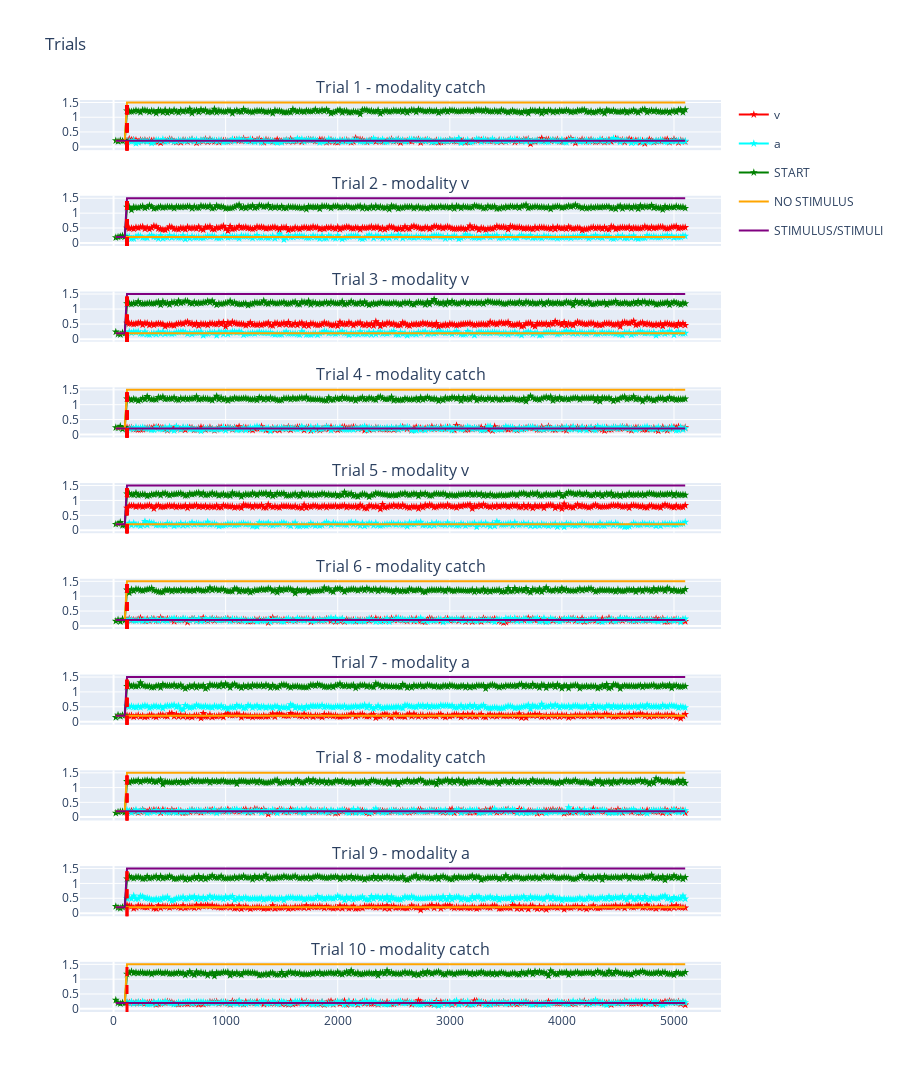

Source (notebook cell):
### Code cell
fig = hab_task.plot_trials(10)
fig.show()

### Figure 1 — Plotly figure (JSON) as saved in the notebook; plotly's stock layout.template omitted (floating-point values rounded to 4 significant figures; data arrays with more than 128 entries replaced by an {"elided": "..."} marker saying what was removed)
{"data": [{"legendgroup": "v", "line": {"color": "#ff0000"}, "marker": {"symbol": "star"}, "mode": "markers+lines", "name": "v", "showlegend": true, "type": "scatter", "x": {"elided": "255 int values"}, "xaxis": "x", "y": {"elided": "255 float values"}, "yaxis": "y"}, {"legendgroup": "a", "line": {"color": "#00ffff"}, "marker": {"symbol": "star"}, "mode": "markers+lines", "name": "a", "showlegend": true, "type": "scatter", "x": {"elided": "255 int values"}, "xaxis": "x", "y": {"elided": "255 float values"}, "yaxis": "y"}, {"legendgroup": "START", "line": {"color": "green"}, "marker": {"symbol": "star"}, "mode": "markers+lines", "name": "START", "showlegend": true, "type": "scatter", "x": {"elided": "255 int values"}, "xaxis": "x", "y": {"elided": "255 float values"}, "yaxis": "y"}, {"legendgroup": "OUTPUT 1", "line": {"color": "orange"}, "mode": "lines", "name": "NO STIMULUS", "showlegend": true, "type": "scatter", "x": {"elided": "255 int values"}, "xaxis": "x", "y": {"elided": "255 float values"}, "yaxis": "y"}, {"legendgroup": "OUTPUT 2", "line": {"color": "purple"}, "mode": "lines", "name": "STIMULUS/STIMULI", "showlegend": true, "type": "scatter", "x": {"elided": "255 int values"}, "xaxis": "x", "y": {"elided": "255 float values"}, "yaxis": "y"}, {"legendgroup": "v", "line": {"color": "#ff0000"}, "marker": {"symbol": "star"}, "mode": "markers+lines", "name": "v", "showlegend": false, "type": "scatter", "x": {"elided": "255 int values"}, "xaxis": "x2", "y": {"elided": "255 float values"}, "yaxis": "y2"}, {"legendgroup": "a", "line": {"color": "#00ffff"}, "marker": {"symbol": "star"}, "mode": "markers+lines", "name": "a", "showlegend": false, "type": "scatter", "x": {"elided": "255 int values"}, "xaxis": "x2", "y": {"elided": "255 float values"}, "yaxis": "y2"}, {"legendgroup": "START", "line": {"color": "green"}, "marker": {"symbol": "star"}, "mode": "markers+lines", "name": "START", "showlegend": false, "type": "scatter", "x": {"elided": "255 int values"}, "xaxis": "x2", "y": {"elided": "255 float values"}, "yaxis": "y2"}, {"legendgroup": "OUTPUT 1", "line": {"color": "orange"}, "mode": "lines", "name": "NO STIMULUS", "showlegend": false, "type": "scatter", "x": {"elided": "255 int values"}, "xaxis": "x2", "y": {"elided": "255 float values"}, "yaxis": "y2"}, {"legendgroup": "OUTPUT 2", "line": {"color": "purple"}, "mode": "lines", "name": "STIMULUS/STIMULI", "showlegend": false, "type": "scatter", "x": {"elided": "255 int values"}, "xaxis": "x2", "y": {"elided": "255 float values"}, "yaxis": "y2"}, {"legendgroup": "v", "line": {"color": "#ff0000"}, "marker": {"symbol": "star"}, "mode": "markers+lines", "name": "v", "showlegend": false, "type": "scatter", "x": {"elided": "255 int values"}, "xaxis": "x3", "y": {"elided": "255 float values"}, "yaxis": "y3"}, {"legendgroup": "a", "line": {"color": "#00ffff"}, "marker": {"symbol": "star"}, "mode": "markers+lines", "name": "a", "showlegend": false, "type": "scatter", "x": {"elided": "255 int values"}, "xaxis": "x3", "y": {"elided": "255 float values"}, "yaxis": "y3"}, {"legendgroup": "START", "line": {"color": "green"}, "marker": {"symbol": "star"}, "mode": "markers+lines", "name": "START", "showlegend": false, "type": "scatter", "x": {"elided": "255 int values"}, "xaxis": "x3", "y": {"elided": "255 float values"}, "yaxis": "y3"}, {"legendgroup": "OUTPUT 1", "line": {"color": "orange"}, "mode": "lines", "name": "NO STIMULUS", "showlegend": false, "type": "scatter", "x": {"elided": "255 int values"}, "xaxis": "x3", "y": {"elided": "255 float values"}, "yaxis": "y3"}, {"legendgroup": "OUTPUT 2", "line": {"color": "purple"}, "mode": "lines", "name": "STIMULUS/STIMULI", "showlegend": false, "type": "scatter", "x": {"elided": "255 int values"}, "xaxis": "x3", "y": {"elided": "255 float values"}, "yaxis": "y3"}, {"legendgroup": "v", "line": {"color": "#ff0000"}, "marker": {"symbol": "star"}, "mode": "markers+lines", "name": "v", "showlegend": false, "type": "scatter", "x": {"elided": "255 int values"}, "xaxis": "x4", "y": {"elided": "255 float values"}, "yaxis": "y4"}, {"legendgroup": "a", "line": {"color": "#00ffff"}, "marker": {"symbol": "star"}, "mode": "markers+lines", "name": "a", "showlegend": false, "type": "scatter", "x": {"elided": "255 int values"}, "xaxis": "x4", "y": {"elided": "255 float values"}, "yaxis": "y4"}, {"legendgroup": "START", "line": {"color": "green"}, "marker": {"symbol": "star"}, "mode": "markers+lines", "name": "START", "showlegend": false, "type": "scatter", "x": {"elided": "255 int values"}, "xaxis": "x4", "y": {"elided": "255 float values"}, "yaxis": "y4"}, {"legendgroup": "OUTPUT 1", "line": {"color": "orange"}, "mode": "lines", "name": "NO STIMULUS", "showlegend": false, "type": "scatter", "x": {"elided": "255 int values"}, "xaxis": "x4", "y": {"elided": "255 float values"}, "yaxis": "y4"}, {"legendgroup": "OUTPUT 2", "line": {"color": "purple"}, "mode": "lines", "name": "STIMULUS/STIMULI", "showlegend": false, "type": "scatter", "x": {"elided": "255 int values"}, "xaxis": "x4", "y": {"elided": "255 float values"}, "yaxis": "y4"}, {"legendgroup": "v", "line": {"color": "#ff0000"}, "marker": {"symbol": "star"}, "mode": "markers+lines", "name": "v", "showlegend": false, "type": "scatter", "x": {"elided": "255 int values"}, "xaxis": "x5", "y": {"elided": "255 float values"}, "yaxis": "y5"}, {"legendgroup": "a", "line": {"color": "#00ffff"}, "marker": {"symbol": "star"}, "mode": "markers+lines", "name": "a", "showlegend": false, "type": "scatter", "x": {"elided": "255 int values"}, "xaxis": "x5", "y": {"elided": "255 float values"}, "yaxis": "y5"}, {"legendgroup": "START", "line": {"color": "green"}, "marker": {"symbol": "star"}, "mode": "markers+lines", "name": "START", "showlegend": false, "type": "scatter", "x": {"elided": "255 int values"}, "xaxis": "x5", "y": {"elided": "255 float values"}, "yaxis": "y5"}, {"legendgroup": "OUTPUT 1", "line": {"color": "orange"}, "mode": "lines", "name": "NO STIMULUS", "showlegend": false, "type": "scatter", "x": {"elided": "255 int values"}, "xaxis": "x5", "y": {"elided": "255 float values"}, "yaxis": "y5"}, {"legendgroup": "OUTPUT 2", "line": {"color": "purple"}, "mode": "lines", "name": "STIMULUS/STIMULI", "showlegend": false, "type": "scatter", "x": {"elided": "255 int values"}, "xaxis": "x5", "y": {"elided": "255 float values"}, "yaxis": "y5"}, {"legendgroup": "v", "line": {"color": "#ff0000"}, "marker": {"symbol": "star"}, "mode": "markers+lines", "name": "v", "showlegend": false, "type": "scatter", "x": {"elided": "255 int values"}, "xaxis": "x6", "y": {"elided": "255 float values"}, "yaxis": "y6"}, {"legendgroup": "a", "line": {"color": "#00ffff"}, "marker": {"symbol": "star"}, "mode": "markers+lines", "name": "a", "showlegend": false, "type": "scatter", "x": {"elided": "255 int values"}, "xaxis": "x6", "y": {"elided": "255 float values"}, "yaxis": "y6"}, {"legendgroup": "START", "line": {"color": "green"}, "marker": {"symbol": "star"}, "mode": "markers+lines", "name": "START", "showlegend": false, "type": "scatter", "x": {"elided": "255 int values"}, "xaxis": "x6", "y": {"elided": "255 float values"}, "yaxis": "y6"}, {"legendgroup": "OUTPUT 1", "line": {"color": "orange"}, "mode": "lines", "name": "NO STIMULUS", "showlegend": false, "type": "scatter", "x": {"elided": "255 int values"}, "xaxis": "x6", "y": {"elided": "255 float values"}, "yaxis": "y6"}, {"legendgroup": "OUTPUT 2", "line": {"color": "purple"}, "mode": "lines", "name": "STIMULUS/STIMULI", "showlegend": false, "type": "scatter", "x": {"elided": "255 int values"}, "xaxis": "x6", "y": {"elided": "255 float values"}, "yaxis": "y6"}, {"legendgroup": "v", "line": {"color": "#ff0000"}, "marker": {"symbol": "star"}, "mode": "markers+lines", "name": "v", "showlegend": false, "type": "scatter", "x": {"elided": "255 int values"}, "xaxis": "x7", "y": {"elided": "255 float values"}, "yaxis": "y7"}, {"legendgroup": "a", "line": {"color": "#00ffff"}, "marker": {"symbol": "star"}, "mode": "markers+lines", "name": "a", "showlegend": false, "type": "scatter", "x": {"elided": "255 int values"}, "xaxis": "x7", "y": {"elided": "255 float values"}, "yaxis": "y7"}, {"legendgroup": "START", "line": {"color": "green"}, "marker": {"symbol": "star"}, "mode": "markers+lines", "name": "START", "showlegend": false, "type": "scatter", "x": {"elided": "255 int values"}, "xaxis": "x7", "y": {"elided": "255 float values"}, "yaxis": "y7"}, {"legendgroup": "OUTPUT 1", "line": {"color": "orange"}, "mode": "lines", "name": "NO STIMULUS", "showlegend": false, "type": "scatter", "x": {"elided": "255 int values"}, "xaxis": "x7", "y": {"elided": "255 float values"}, "yaxis": "y7"}, {"legendgroup": "OUTPUT 2", "line": {"color": "purple"}, "mode": "lines", "name": "STIMULUS/STIMULI", "showlegend": false, "type": "scatter", "x": {"elided": "255 int values"}, "xaxis": "x7", "y": {"elided": "255 float values"}, "yaxis": "y7"}, {"legendgroup": "v", "line": {"color": "#ff0000"}, "marker": {"symbol": "star"}, "mode": "markers+lines", "name": "v", "showlegend": false, "type": "scatter", "x": {"elided": "255 int values"}, "xaxis": "x8", "y": {"elided": "255 float values"}, "yaxis": "y8"}, {"legendgroup": "a", "line": {"color": "#00ffff"}, "marker": {"symbol": "star"}, "mode": "markers+lines", "name": "a", "showlegend": false, "type": "scatter", "x": {"elided": "255 int values"}, "xaxis": "x8", "y": {"elided": "255 float values"}, "yaxis": "y8"}, {"legendgroup": "START", "line": {"color": "green"}, "marker": {"symbol": "star"}, "mode": "markers+lines", "name": "START", "showlegend": false, "type": "scatter", "x": {"elided": "255 int values"}, "xaxis": "x8", "y": {"elided": "255 float values"}, "yaxis": "y8"}, {"legendgroup": "OUTPUT 1", "line": {"color": "orange"}, "mode": "lines", "name": "NO STIMULUS", "showlegend": false, "type": "scatter", "x": {"elided": "255 int values"}, "xaxis": "x8", "y": {"elided": "255 float values"}, "yaxis": "y8"}, {"legendgroup": "OUTPUT 2", "line": {"color": "purple"}, "mode": "lines", "name": "STIMULUS/STIMULI", "showlegend": false, "type": "scatter", "x": {"elided": "255 int values"}, "xaxis": "x8", "y": {"elided": "255 float values"}, "yaxis": "y8"}, {"legendgroup": "v", "line": {"color": "#ff0000"}, "marker": {"symbol": "star"}, "mode": "markers+lines", "name": "v", "showlegend": false, "type": "scatter", "x": {"elided": "255 int values"}, "xaxis": "x9", "y": {"elided": "255 float values"}, "yaxis": "y9"}, {"legendgroup": "a", "line": {"color": "#00ffff"}, "marker": {"symbol": "star"}, "mode": "markers+lines", "name": "a", "showlegend": false, "type": "scatter", "x": {"elided": "255 int values"}, "xaxis": "x9", "y": {"elided": "255 float values"}, "yaxis": "y9"}, {"legendgroup": "START", "line": {"color": "green"}, "marker": {"symbol": "star"}, "mode": "markers+lines", "name": "START", "showlegend": false, "type": "scatter", "x": {"elided": "255 int values"}, "xaxis": "x9", "y": {"elided": "255 float values"}, "yaxis": "y9"}, {"legendgroup": "OUTPUT 1", "line": {"color": "orange"}, "mode": "lines", "name": "NO STIMULUS", "showlegend": false, "type": "scatter", "x": {"elided": "255 int values"}, "xaxis": "x9", "y": {"elided": "255 float values"}, "yaxis": "y9"}, {"legendgroup": "OUTPUT 2", "line": {"color": "purple"}, "mode": "lines", "name": "STIMULUS/STIMULI", "showlegend": false, "type": "scatter", "x": {"elided": "255 int values"}, "xaxis": "x9", "y": {"elided": "255 float values"}, "yaxis": "y9"}, {"legendgroup": "v", "line": {"color": "#ff0000"}, "marker": {"symbol": "star"}, "mode": "markers+lines", "name": "v", "showlegend": false, "type": "scatter", "x": {"elided": "255 int values"}, "xaxis": "x10", "y": {"elided": "255 float values"}, "yaxis": "y10"}, {"legendgroup": "a", "line": {"color": "#00ffff"}, "marker": {"symbol": "star"}, "mode": "markers+lines", "name": "a", "showlegend": false, "type": "scatter", "x": {"elided": "255 int values"}, "xaxis": "x10", "y": {"elided": "255 float values"}, "yaxis": "y10"}, {"legendgroup": "START", "line": {"color": "green"}, "marker": {"symbol": "star"}, "mode": "markers+lines", "name": "START", "showlegend": false, "type": "scatter", "x": {"elided": "255 int values"}, "xaxis": "x10", "y": {"elided": "255 float values"}, "yaxis": "y10"}, {"legendgroup": "OUTPUT 1", "line": {"color": "orange"}, "mode": "lines", "name": "NO STIMULUS", "showlegend": false, "type": "scatter", "x": {"elided": "255 int values"}, "xaxis": "x10", "y": {"elided": "255 float values"}, "yaxis": "y10"}, {"legendgroup": "OUTPUT 2", "line": {"color": "purple"}, "mode": "lines", "name": "STIMULUS/STIMULI", "showlegend": false, "type": "scatter", "x": {"elided": "255 int values"}, "xaxis": "x10", "y": {"elided": "255 float values"}, "yaxis": "y10"}], "layout": {"annotations": [{"font": {"size": 16}, "showarrow": false, "text": "Trial 1 - modality catch", "x": 0.5, "xanchor": "center", "xref": "paper", "y": 1, "yanchor": "bottom", "yref": "paper"}, {"font": {"size": 16}, "showarrow": false, "text": "Trial 2 - modality v", "x": 0.5, "xanchor": "center", "xref": "paper", "y": 0.895, "yanchor": "bottom", "yref": "paper"}, {"font": {"size": 16}, "showarrow": false, "text": "Trial 3 - modality v", "x": 0.5, "xanchor": "center", "xref": "paper", "y": 0.79, "yanchor": "bottom", "yref": "paper"}, {"font": {"size": 16}, "showarrow": false, "text": "Trial 4 - modality catch", "x": 0.5, "xanchor": "center", "xref": "paper", "y": 0.685, "yanchor": "bottom", "yref": "paper"}, {"font": {"size": 16}, "showarrow": false, "text": "Trial 5 - modality v", "x": 0.5, "xanchor": "center", "xref": "paper", "y": 0.58, "yanchor": "bottom", "yref": "paper"}, {"font": {"size": 16}, "showarrow": false, "text": "Trial 6 - modality catch", "x": 0.5, "xanchor": "center", "xref": "paper", "y": 0.475, "yanchor": "bottom", "yref": "paper"}, {"font": {"size": 16}, "showarrow": false, "text": "Trial 7 - modality a", "x": 0.5, "xanchor": "center", "xref": "paper", "y": 0.37, "yanchor": "bottom", "yref": "paper"}, {"font": {"size": 16}, "showarrow": false, "text": "Trial 8 - modality catch", "x": 0.5, "xanchor": "center", "xref": "paper", "y": 0.265, "yanchor": "bottom", "yref": "paper"}, {"font": {"size": 16}, "showarrow": false, "text": "Trial 9 - modality a", "x": 0.5, "xanchor": "center", "xref": "paper", "y": 0.16, "yanchor": "bottom", "yref": "paper"}, {"font": {"size": 16}, "showarrow": false, "text": "Trial 10 - modality catch", "x": 0.5, "xanchor": "center", "xref": "paper", "y": 0.055, "yanchor": "bottom", "yref": "paper"}], "height": 1300, "shapes": [{"line": {"color": "red", "dash": "dash", "width": 3}, "type": "line", "x0": 120, "x1": 120, "xref": "x", "y0": 0, "y1": 1, "yref": "y domain"}, {"line": {"color": "red", "dash": "dash", "width": 3}, "type": "line", "x0": 120, "x1": 120, "xref": "x", "y0": 0, "y1": 1, "yref": "y domain"}, {"line": {"color": "red", "dash": "dash", "width": 3}, "type": "line", "x0": 120, "x1": 120, "xref": "x2", "y0": 0, "y1": 1, "yref": "y2 domain"}, {"line": {"color": "red", "dash": "dash", "width": 3}, "type": "line", "x0": 120, "x1": 120, "xref": "x", "y0": 0, "y1": 1, "yref": "y domain"}, {"line": {"color": "red", "dash": "dash", "width": 3}, "type": "line", "x0": 120, "x1": 120, "xref": "x2", "y0": 0, "y1": 1, "yref": "y2 domain"}, {"line": {"color": "red", "dash": "dash", "width": 3}, "type": "line", "x0": 120, "x1": 120, "xref": "x3", "y0": 0, "y1": 1, "yref": "y3 domain"}, {"line": {"color": "red", "dash": "dash", "width": 3}, "type": "line", "x0": 120, "x1": 120, "xref": "x", "y0": 0, "y1": 1, "yref": "y domain"}, {"line": {"color": "red", "dash": "dash", "width": 3}, "type": "line", "x0": 120, "x1": 120, "xref": "x2", "y0": 0, "y1": 1, "yref": "y2 domain"}, {"line": {"color": "red", "dash": "dash", "width": 3}, "type": "line", "x0": 120, "x1": 120, "xref": "x3", "y0": 0, "y1": 1, "yref": "y3 domain"}, {"line": {"color": "red", "dash": "dash", "width": 3}, "type": "line", "x0": 120, "x1": 120, "xref": "x4", "y0": 0, "y1": 1, "yref": "y4 domain"}, {"line": {"color": "red", "dash": "dash", "width": 3}, "type": "line", "x0": 120, "x1": 120, "xref": "x", "y0": 0, "y1": 1, "yref": "y domain"}, {"line": {"color": "red", "dash": "dash", "width": 3}, "type": "line", "x0": 120, "x1": 120, "xref": "x2", "y0": 0, "y1": 1, "yref": "y2 domain"}, {"line": {"color": "red", "dash": "dash", "width": 3}, "type": "line", "x0": 120, "x1": 120, "xref": "x3", "y0": 0, "y1": 1, "yref": "y3 domain"}, {"line": {"color": "red", "dash": "dash", "width": 3}, "type": "line", "x0": 120, "x1": 120, "xref": "x4", "y0": 0, "y1": 1, "yref": "y4 domain"}, {"line": {"color": "red", "dash": "dash", "width": 3}, "type": "line", "x0": 120, "x1": 120, "xref": "x5", "y0": 0, "y1": 1, "yref": "y5 domain"}, {"line": {"color": "red", "dash": "dash", "width": 3}, "type": "line", "x0": 120, "x1": 120, "xref": "x", "y0": 0, "y1": 1, "yref": "y domain"}, {"line": {"color": "red", "dash": "dash", "width": 3}, "type": "line", "x0": 120, "x1": 120, "xref": "x2", "y0": 0, "y1": 1, "yref": "y2 domain"}, {"line": {"color": "red", "dash": "dash", "width": 3}, "type": "line", "x0": 120, "x1": 120, "xref": "x3", "y0": 0, "y1": 1, "yref": "y3 domain"}, {"line": {"color": "red", "dash": "dash", "width": 3}, "type": "line", "x0": 120, "x1": 120, "xref": "x4", "y0": 0, "y1": 1, "yref": "y4 domain"}, {"line": {"color": "red", "dash": "dash", "width": 3}, "type": "line", "x0": 120, "x1": 120, "xref": "x5", "y0": 0, "y1": 1, "yref": "y5 domain"}, {"line": {"color": "red", "dash": "dash", "width": 3}, "type": "line", "x0": 120, "x1": 120, "xref": "x6", "y0": 0, "y1": 1, "yref": "y6 domain"}, {"line": {"color": "red", "dash": "dash", "width": 3}, "type": "line", "x0": 120, "x1": 120, "xref": "x", "y0": 0, "y1": 1, "yref": "y domain"}, {"line": {"color": "red", "dash": "dash", "width": 3}, "type": "line", "x0": 120, "x1": 120, "xref": "x2", "y0": 0, "y1": 1, "yref": "y2 domain"}, {"line": {"color": "red", "dash": "dash", "width": 3}, "type": "line", "x0": 120, "x1": 120, "xref": "x3", "y0": 0, "y1": 1, "yref": "y3 domain"}, {"line": {"color": "red", "dash": "dash", "width": 3}, "type": "line", "x0": 120, "x1": 120, "xref": "x4", "y0": 0, "y1": 1, "yref": "y4 domain"}, {"line": {"color": "red", "dash": "dash", "width": 3}, "type": "line", "x0": 120, "x1": 120, "xref": "x5", "y0": 0, "y1": 1, "yref": "y5 domain"}, {"line": {"color": "red", "dash": "dash", "width": 3}, "type": "line", "x0": 120, "x1": 120, "xref": "x6", "y0": 0, "y1": 1, "yref": "y6 domain"}, {"line": {"color": "red", "dash": "dash", "width": 3}, "type": "line", "x0": 120, "x1": 120, "xref": "x7", "y0": 0, "y1": 1, "yref": "y7 domain"}, {"line": {"color": "red", "dash": "dash", "width": 3}, "type": "line", "x0": 120, "x1": 120, "xref": "x", "y0": 0, "y1": 1, "yref": "y domain"}, {"line": {"color": "red", "dash": "dash", "width": 3}, "type": "line", "x0": 120, "x1": 120, "xref": "x2", "y0": 0, "y1": 1, "yref": "y2 domain"}, {"line": {"color": "red", "dash": "dash", "width": 3}, "type": "line", "x0": 120, "x1": 120, "xref": "x3", "y0": 0, "y1": 1, "yref": "y3 domain"}, {"line": {"color": "red", "dash": "dash", "width": 3}, "type": "line", "x0": 120, "x1": 120, "xref": "x4", "y0": 0, "y1": 1, "yref": "y4 domain"}, {"line": {"color": "red", "dash": "dash", "width": 3}, "type": "line", "x0": 120, "x1": 120, "xref": "x5", "y0": 0, "y1": 1, "yref": "y5 domain"}, {"line": {"color": "red", "dash": "dash", "width": 3}, "type": "line", "x0": 120, "x1": 120, "xref": "x6", "y0": 0, "y1": 1, "yref": "y6 domain"}, {"line": {"color": "red", "dash": "dash", "width": 3}, "type": "line", "x0": 120, "x1": 120, "xref": "x7", "y0": 0, "y1": 1, "yref": "y7 domain"}, {"line": {"color": "red", "dash": "dash", "width": 3}, "type": "line", "x0": 120, "x1": 120, "xref": "x8", "y0": 0, "y1": 1, "yref": "y8 domain"}, {"line": {"color": "red", "dash": "dash", "width": 3}, "type": "line", "x0": 120, "x1": 120, "xref": "x", "y0": 0, "y1": 1, "yref": "y domain"}, {"line": {"color": "red", "dash": "dash", "width": 3}, "type": "line", "x0": 120, "x1": 120, "xref": "x2", "y0": 0, "y1": 1, "yref": "y2 domain"}, {"line": {"color": "red", "dash": "dash", "width": 3}, "type": "line", "x0": 120, "x1": 120, "xref": "x3", "y0": 0, "y1": 1, "yref": "y3 domain"}, {"line": {"color": "red", "dash": "dash", "width": 3}, "type": "line", "x0": 120, "x1": 120, "xref": "x4", "y0": 0, "y1": 1, "yref": "y4 domain"}, {"line": {"color": "red", "dash": "dash", "width": 3}, "type": "line", "x0": 120, "x1": 120, "xref": "x5", "y0": 0, "y1": 1, "yref": "y5 domain"}, {"line": {"color": "red", "dash": "dash", "width": 3}, "type": "line", "x0": 120, "x1": 120, "xref": "x6", "y0": 0, "y1": 1, "yref": "y6 domain"}, {"line": {"color": "red", "dash": "dash", "width": 3}, "type": "line", "x0": 120, "x1": 120, "xref": "x7", "y0": 0, "y1": 1, "yref": "y7 domain"}, {"line": {"color": "red", "dash": "dash", "width": 3}, "type": "line", "x0": 120, "x1": 120, "xref": "x8", "y0": 0, "y1": 1, "yref": "y8 domain"}, {"line": {"color": "red", "dash": "dash", "width": 3}, "type": "line", "x0": 120, "x1": 120, "xref": "x9", "y0": 0, "y1": 1, "yref": "y9 domain"}, {"line": {"color": "red", "dash": "dash", "width": 3}, "type": "line", "x0": 120, "x1": 120, "xref": "x", "y0": 0, "y1": 1, "yref": "y domain"}, {"line": {"color": "red", "dash": "dash", "width": 3}, "type": "line", "x0": 120, "x1": 120, "xref": "x2", "y0": 0, "y1": 1, "yref": "y2 domain"}, {"line": {"color": "red", "dash": "dash", "width": 3}, "type": "line", "x0": 120, "x1": 120, "xref": "x3", "y0": 0, "y1": 1, "yref": "y3 domain"}, {"line": {"color": "red", "dash": "dash", "width": 3}, "type": "line", "x0": 120, "x1": 120, "xref": "x4", "y0": 0, "y1": 1, "yref": "y4 domain"}, {"line": {"color": "red", "dash": "dash", "width": 3}, "type": "line", "x0": 120, "x1": 120, "xref": "x5", "y0": 0, "y1": 1, "yref": "y5 domain"}, {"line": {"color": "red", "dash": "dash", "width": 3}, "type": "line", "x0": 120, "x1": 120, "xref": "x6", "y0": 0, "y1": 1, "yref": "y6 domain"}, {"line": {"color": "red", "dash": "dash", "width": 3}, "type": "line", "x0": 120, "x1": 120, "xref": "x7", "y0": 0, "y1": 1, "yref": "y7 domain"}, {"line": {"color": "red", "dash": "dash", "width": 3}, "type": "line", "x0": 120, "x1": 120, "xref": "x8", "y0": 0, "y1": 1, "yref": "y8 domain"}, {"line": {"color": "red", "dash": "dash", "width": 3}, "type": "line", "x0": 120, "x1": 120, "xref": "x9", "y0": 0, "y1": 1, "yref": "y9 domain"}, {"line": {"color": "red", "dash": "dash", "width": 3}, "type": "line", "x0": 120, "x1": 120, "xref": "x10", "y0": 0, "y1": 1, "yref": "y10 domain"}], "title": {"text": "Trials"}, "width": 900, "xaxis": {"anchor": "y", "domain": [0, 1], "matches": "x10", "showticklabels": false}, "xaxis10": {"anchor": "y10", "domain": [0, 1]}, "xaxis2": {"anchor": "y2", "domain": [0, 1], "matches": "x10", "showticklabels": false}, "xaxis3": {"anchor": "y3", "domain": [0, 1], "matches": "x10", "showticklabels": false}, "xaxis4": {"anchor": "y4", "domain": [0, 1], "matches": "x10", "showticklabels": false}, "xaxis5": {"anchor": "y5", "domain": [0, 1], "matches": "x10", "showticklabels": false}, "xaxis6": {"anchor": "y6", "domain": [0, 1], "matches": "x10", "showticklabels": false}, "xaxis7": {"anchor": "y7", "domain": [0, 1], "matches": "x10", "showticklabels": false}, "xaxis8": {"anchor": "y8", "domain": [0, 1], "matches": "x10", "showticklabels": false}, "xaxis9": {"anchor": "y9", "domain": [0, 1], "matches": "x10", "showticklabels": false}, "yaxis": {"anchor": "x", "domain": [0.945, 1]}, "yaxis10": {"anchor": "x10", "domain": [0, 0.055]}, "yaxis2": {"anchor": "x2", "domain": [0.84, 0.895]}, "yaxis3": {"anchor": "x3", "domain": [0.735, 0.79]}, "yaxis4": {"anchor": "x4", "domain": [0.63, 0.685]}, "yaxis5": {"anchor": "x5", "domain": [0.525, 0.58]}, "yaxis6": {"anchor": "x6", "domain": [0.42, 0.475]}, "yaxis7": {"anchor": "x7", "domain": [0.315, 0.37]}, "yaxis8": {"anchor": "x8", "domain": [0.21, 0.265]}, "yaxis9": {"anchor": "x9", "domain": [0.105, 0.16]}}}
